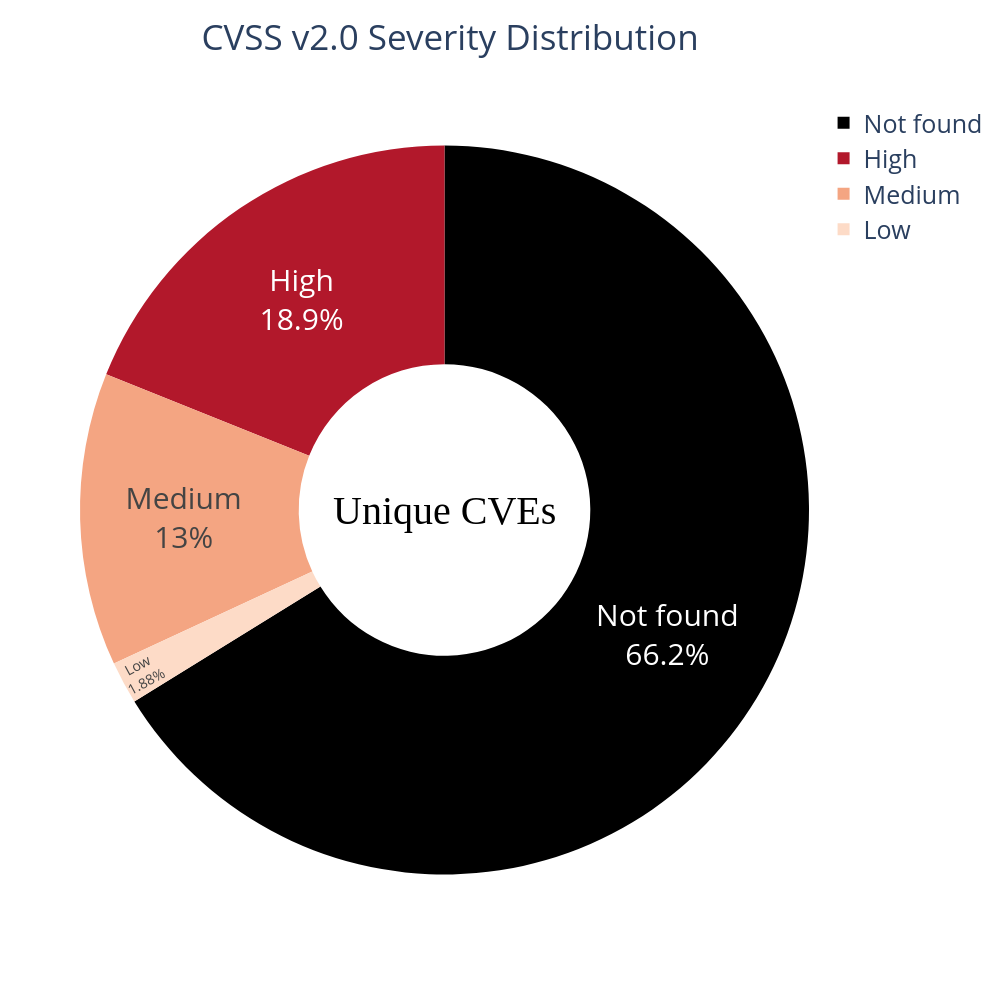

Notebook code cell kept with this figure:
### Code cell
df_v2 = pd.DataFrame({"class": [ str(a) for a in list(counter_dict_v2.keys())], "quantity": list(counter_dict_v2.values())})
df_v2["class"] = df_v2["class"].map(severity_map)

fig = px.pie(
    df_v2,
    names="class",
    values="quantity",
    color="class",
    hole = 0.4,
    color_discrete_map= {'Not found': 'black',
                         'Critical': 'rgb(103,0,31)',
                         'High': 'rgb(178,24,43)',
                         'Medium': 'rgb(244,165,130)',
                         'Low': 'rgb(253,219,199)',
                        },
#     color_discrete_sequence=px.colors.sequential.RdBu,
    title=f'CVSS v2.0 Severity Distribution'
)

fig.update_layout({'title':{'x':0.45}},
                   autosize=True,
                   width=1000,
                   height=1000,
                   font=dict(
#                         family="Courier New, monospace",
                        size=25,
#                         color="RebeccaPurple"
                   )
                 )

fig.update_traces(hoverinfo='label+percent+text',
                  textfont_size=30,
                   textinfo='label+percent+text')

fig.update_traces(textposition='inside')

fig.add_annotation(x= 0.5, y = 0.5,
                    text = f'Unique {cfg.TOPIC_SEARCH.upper()}s',
                    font = dict(size=40,family='Verdana', color='black'),
                    showarrow = False)

# fig.write_image(f"{IMG_PATH}/unique_CVSS_V2.png")
# fig.write_html(f"{IMG_PATH}/unique_CVSS_V2.html", auto_open=False)

### Figure 1 — Plotly figure (JSON) as saved in the notebook; plotly's stock layout.template omitted (floating-point values rounded to 4 significant figures)
{"data": [{"customdata": [["High"], ["Not found"], ["Medium"], ["Low"]], "domain": {"x": [0, 1], "y": [0, 1]}, "hole": 0.4, "hoverinfo": "label+percent+text", "hovertemplate": "class=%{customdata[0]}<br>quantity=%{value}<extra></extra>", "labels": ["High", "Not found", "Medium", "Low"], "legendgroup": "", "marker": {"colors": ["rgb(178,24,43)", "black", "rgb(244,165,130)", "rgb(253,219,199)"]}, "name": "", "showlegend": true, "textfont": {"size": 30}, "textinfo": "label+percent+text", "textposition": "inside", "type": "pie", "values": [443, 1549, 304, 44]}], "layout": {"annotations": [{"font": {"color": "black", "family": "Verdana", "size": 40}, "showarrow": false, "text": "Unique CVEs", "x": 0.5, "y": 0.5}], "autosize": true, "font": {"size": 25}, "height": 1000, "legend": {"tracegroupgap": 0}, "title": {"text": "CVSS v2.0 Severity Distribution", "x": 0.45}, "width": 1000}}
